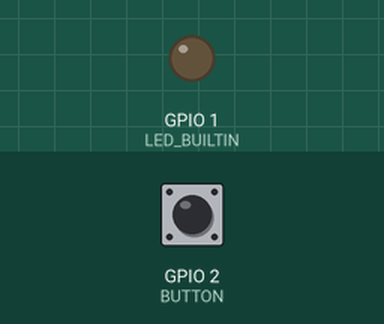
This sketch was run on a simulated ESP8266 (NodeMCU). Shown: output pins drawn as LEDs (lit = HIGH). The inputs (shaded band) are chosen by the test bench; at power-on: GPIO 2 (BUTTON) LOW. WiFi joins after 1.5 s; servers stay silent unless stated; not simulated (calls return 0 or success): Wifi_Credentials.h.

Above: at 0.1 s.
At 1.65 s:
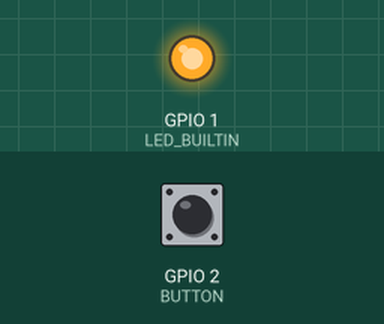
Timing chart, 0 to 3.3 s (numbered marks = the images above):
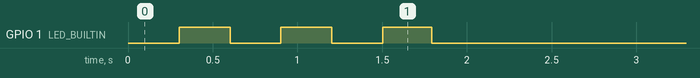

Measured:
- by itself, GPIO 1 (LED_BUILTIN): alternates HIGH for 0.30 s and LOW for 0.30 s, 5 changes in all, then stays LOW

The sketch:

esp01_button_led.ino
```cpp
// button state read on ESP8266-01
// button must be connected between GPIO0 and GND, with pull-up on GPIO0
// also led state is reversed

#include <ESP8266WiFi.h>
#include <WiFiClient.h>
#include <ESP8266mDNS.h>
#include <Wifi_Credentials.h>

const char* ssid     = JELUGA_SSID;
const char* password = JELUGA_PASSWD;
const char* deviceid = "esp8266_button";

#define LED_BUILTIN 1
#define BUTTON 2

const char* host_string = "Host: raspberrypi.local";
const char* host = host_string+6;
const int port = 5000;

int button_state = 1;
int led_state = 0;

WiFiClient client;

static void ToggleLED()
{
  digitalWrite(LED_BUILTIN, led_state);
  led_state= !led_state;
}

static void shutdownLED()
{
  led_state= 0;
  digitalWrite(LED_BUILTIN, 1);
}

static bool buttonChangeState(int pin) {
  int last_state = button_state;
  int state;
  if ((state=digitalRead(pin)) == last_state) {
    return false;
  }
  last_state = state;
  int count = 3;
  while (count) {
    delay(30);
    if ((state=digitalRead(pin)) == last_state) {
      count --;
    }
    else {
      return false;
    }
  }
  button_state = state;
  return true;
}

static void connectWiFi() {
  WiFi.begin(ssid, password);
  while (WiFi.status() != WL_CONNECTED) {
    ToggleLED();
    delay(300);
  }
  shutdownLED();
  MDNS.begin(deviceid);
}

static bool ConnectRaspi()
{
  return client.connect(host, port);
}

static void ToggleRaspiLED()
{
  client.println("GET /toggle HTTP/1.1");
  client.println(host_string);
  client.println("Connection: close");
  client.println();
}

void setup() {
  pinMode(BUTTON, INPUT);
  pinMode(LED_BUILTIN, OUTPUT);
  connectWiFi();
}

void loop() {
  if (buttonChangeState(BUTTON) && !button_state) {
    if (ConnectRaspi()) {
      ToggleRaspiLED();
      ToggleLED();
    }
    else {
      int count = 6;
      while (count) {
        ToggleLED();
        delay(150);
        count--;
      }
    }
  }
}
```
